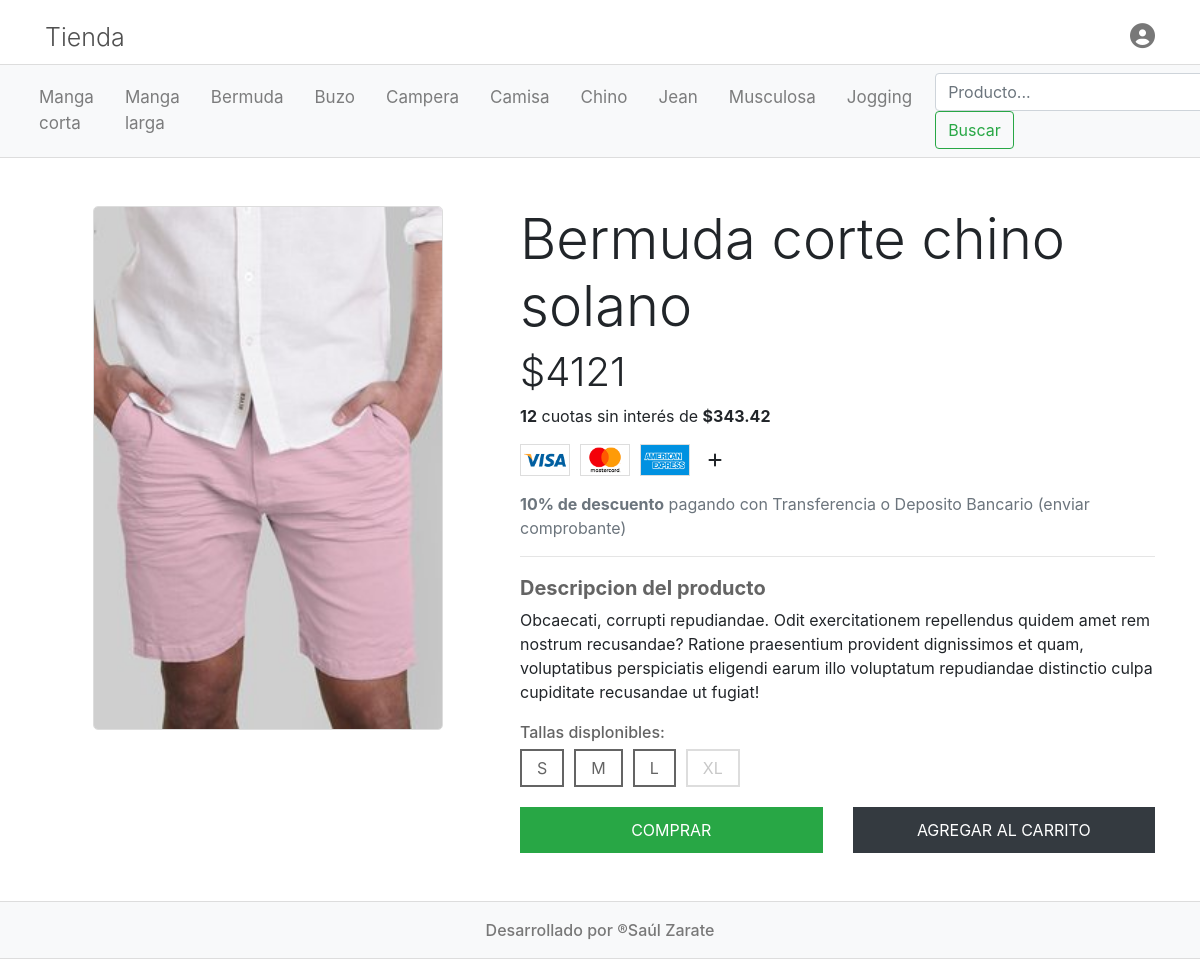
The app's page /index.php?controller=producto&action=getOne&productoId=2 with its own data.
### tables this page shows
CREATE TABLE `categoria` (
  `id` tinyint(3) UNSIGNED NOT NULL,
  `nombre` varchar(50) NOT NULL
);

CREATE TABLE `producto` (
  `id` tinyint(3) UNSIGNED NOT NULL,
  `nombre` varchar(100) NOT NULL,
  `precio` float NOT NULL,
  `descripcion` text NOT NULL,
  `imagen` varchar(200) NOT NULL,
  `categoria_id` tinyint(3) UNSIGNED NOT NULL
);

### controllers/ProductoController.php (called while the page is built, shortened)
<?php
require_once __DIR__ . "/../models/Producto.php";
require_once __DIR__ . "/../models/Categoria.php";
require_once __DIR__ . "/../helpers/Utils.php";
class ProductoController{
    public function getOne(){
        $id_producto = $_GET["productoId"];
        $objProducto = new Producto();
        $objProducto->setId($id_producto);
        $producto = $objProducto->getOne();
        require_once __DIR__ . "/../views/producto/producto.php";
    }
}

### helpers/Utils.php (called while the page is built, shortened)
<?php
class Utils {
  public static function showCategorias(){
    require_once __DIR__ . "/../models/Categoria.php";
    $categorias = new Categoria();
    return $categorias->getAll();
  }
  public static function isAdmin(){
    return isset($_SESSION["identity"]) && $_SESSION["identity"]->rol == "admin";
  }
}

### config/db.php (called while the page is built)
<?php
class DataBase {
    public static function conexion(){
        try{
            $baseDatos = "dvshop";
            $host = "127.0.0.1";
            $port = 3306;
            $user = "root";
            $password = "";
            return new PDO("mysql:dbname=$baseDatos;chartset=UTF-8;host=$host;port=$port",$user,$password);
        }catch( Exception $e ){
            echo "Erro en la conexion con la base de datos <br>";
            echo $e->getMessage();
            exit();
        }
    }
}

### models/Categoria.php (called while the page is built, shortened)
<?php
require_once __DIR__ . "/../config/db.php";
class Categoria {
    private $db;
    public function __construct(){
        $this->db = DataBase::conexion();
    }
    public function getAll(){
        $sql = "SELECT * FROM categoria";
        $query = $this->db->prepare($sql);
        $query->execute();
        return $query->fetchAll(PDO::FETCH_OBJ);
    }
}

### models/Producto.php (called while the page is built, shortened)
<?php
require_once __DIR__ . "/../config/db.php";
class Producto{
    private $id;
    private $db;
    public function __construct(){
        $this->db = DataBase::conexion();
    }
    public function setId($id){
        $this->id = $id;
    }
    public function getOne(){
        $sql = "SELECT * FROM producto WHERE id = :id";
        $query = $this->db->prepare($sql);
        $query->execute([
            ":id" => $this->id
        ]);
        return $query->fetch(PDO::FETCH_OBJ);
    }
}

### views/producto/producto.php (the view, shortened to what this page needs)
<!DOCTYPE html>
<html lang="es">
<head>
    <?php require_once __DIR__ . "/../layout/links.php" ?>
</head>
<body>
    <?php require_once __DIR__ ."/../layout/header.php" ?>
    <?php require_once __DIR__ ."/../layout/nav.php" ?>
    <main class="container my-5">
        <div class="row">
            <div class="col-md-5 text-center">
                <img src="<?=base_url?>uploads/images/<?=$producto->imagen?>" alt="Imagen" class="img-fluid imgProducto">
            </div>
            <div class="col-md-7">
                <h1 class="text-center text-md-left display-4 titulo-producto"><?=ucfirst($producto->nombre)?></h1>
                <h2 class="text-center text-md-left display-4 precio-producto">$<?=$producto->precio?></h2>
                <p class="text-center text-md-left"><strong>12</strong> cuotas sin interés de <strong>$<?=round($producto->precio/12,2)?></strong></p>
                <ul class="mediosDePagoProducto justify-content-center justify-content-md-start">
                    <li>
                        <img src="<?=base_url?>assets/img/visa@2x.png" alt="tarjeta visa" class="img-fluid tarjetaBancaria">
                    </li>
                    <li>
                        <img src="<?=base_url?>assets/img/mastercard@2x.png" alt="tarjeta mastercard" class="img-fluid tarjetaBancaria">
                    </li>
                    <li>
                        <img src="<?=base_url?>assets/img/amex@2x.png" alt="tarjeta american express" class="img-fluid tarjetaBancaria">
                    </li>
                    <li class="my-auto ml-2">
                        <i class="fas fa-plus"></i>
                    </li>
                </ul>
                <p class="text-secondary text-center text-md-left">
                    <strong>10% de descuento</strong> pagando con Transferencia o Deposito Bancario (enviar comprobante)
                </p>
                <hr>
                <p class="title-descripcion-producto">Descripcion del producto</p>
                <p><?=ucfirst($producto->descripcion)?></p>
                <p class="text-tallas-disponibles">Tallas displonibles:</p>
                <div class="contenedor-Tallas">
                    <div>S</div>
                    <div>M</div>
                    <div>L</div>
                    <div>XL</div>
                </div>
                <div class="row mt-1">
                    <div class="col-md-6 mt-3">
                        <button class="btn btn-success btn-block boton-producto">COMPRAR</button>
                    </div>
                    <div class="col-md-6 mt-3">
                        <button class="btn btn-dark btn-block boton-producto">AGREGAR AL CARRITO</button>
                    </div>
                </div>
            </div>
        </div>
    </main>
    <?php require_once __DIR__ . "/../layout/footer.php"?>
</body>
</html>

### views/layout/nav.php (shortened to what this page needs)
<nav class="navbar navbar-expand-lg navbar-light bg-light barraDeNavegacion">
    <div class="container-fluid">
      <div class="collapse navbar-collapse" id="navbarSupportedContent">
        <ul class="navbar-nav mr-auto">
          <?php
          if (!Utils::isAdmin()) :
            foreach (Utils::showCategorias() as $categoria) : ?>
              <li class="nav-item">
                <a class="nav-link a-navBar" href="<?= base_url . "index.php?controller=producto&action=getForCategoria&categoria=" . $categoria->id ?>">
                  <?= ucfirst($categoria->nombre) ?>
                </a>
              </li>
          <?php
            endforeach;
          endif; ?>
        </ul>
          <?php if (!Utils::isAdmin()): ?>
            <form class="form-inline my-2 my-lg-0" action="<?=base_url.'index.php?controller=producto&action=search'?>" method="POST">
              <input class="form-control" type="search" placeholder="Producto..." aria-label="Search" name="producto">
              <button class="btn btn-outline-success my-2 my-sm-0" type="submit" name="submitBuscador">Buscar</button>
            </form>
          <?php endif; ?>
      </div>
    </div>
  </nav>

### assets/css/style.css (style rules this page uses)
* { margin: 0; padding: 0; box-sizing: border-box; }
a { text-decoration: none!important; }
nav.barraDeNavegacion { position: sticky!important; top: 0; z-index: 99; border-top: 1px solid #ddd; border-bottom: 1px solid #ddd; }
.a-navBar { font-size: 17px; margin-right: 15px; }
.imgProducto { width: 350px; height: auto; border: 1px solid #ddd; border-radius: 5px; }
.mediosDePagoProducto { list-style: none; display: flex; }
.tarjetaBancaria { width: 50px; border: 1px solid #ddd; margin-right: 10px; }
.text-tallas-disponibles { margin-bottom: 5px; color: rgb(100, 100, 100); font-weight: 500; }
.contenedor-Tallas { display: flex; }
.contenedor-Tallas > div { color: rgb(100, 100, 100); border: 2px solid rgb(100, 100, 100); padding: 5px 15px; margin-right: 10px; }
.contenedor-Tallas > div:last-child { border: 2px solid #ddd; color: rgb(200, 200, 200); }
.boton-producto { border-radius: 0; padding: 10px 0; }
.titulo-producto { font-weight: 350; }
.precio-producto { font-size: 40px; }
.title-descripcion-producto { font-weight: bold; color: rgb(100, 100, 100); margin-bottom: 5px; font-size: 20px; }

### records on screen
categoria: nombre "Manga corta"
categoria: nombre "Manga larga"
categoria: nombre "Bermuda"
categoria: nombre "Buzo"
categoria: nombre "Campera"
categoria: nombre "Camisa"
categoria: nombre "Chino"
categoria: nombre "Jean"
categoria: nombre "Musculosa"
categoria: nombre "Jogging"
producto: imagen (picture), nombre "Bermuda corte chino solano", precio "4121", $producto->precio/12 "343.42", descripcion "Obcaecati, corrupti repudiandae. Odit exercitationem repellendus quidem amet rem nostrum recusandae? Ratione praesentium provident dignissimos et quam, voluptatibus perspiciatis eligendi earum illo voluptatum repudiandae distinctio culpa cupiditate recusandae ut fugiat!"
